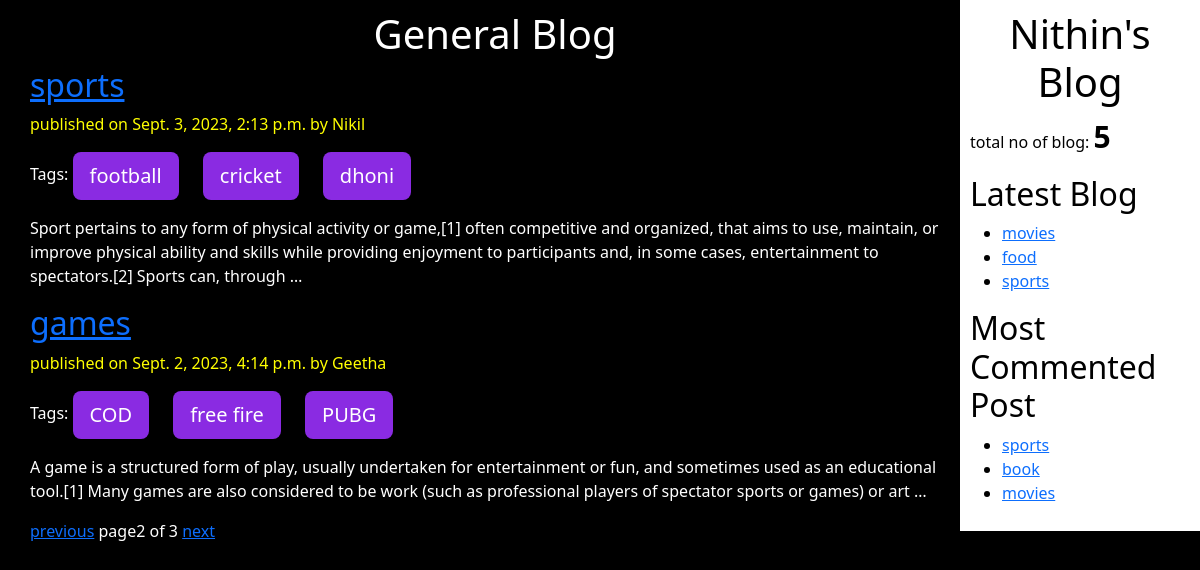
Screenshot of /?page=2 with the database file from the repository.
### app/models.py (models this page shows, shortened)
class Post(models.Model):
	STATUS_CHOICES = (("draft","Draft"),("published","Published"))
	title = models.CharField(max_length=50)
	slug = models.SlugField(max_length = 50, unique_for_date='publish')
	author = models.ForeignKey(User, related_name='blog_project', on_delete = models.CASCADE)
	publish = models.DateTimeField(default = timezone.now)
	created = models.DateTimeField(auto_now_add=True)
	update = models.DateTimeField(auto_now=True)
	body = models.TextField()
	status = models.CharField(max_length = 50, choices = STATUS_CHOICES, default= "draft")
	objects = CustomManager()
	tags = TaggableManager()
	class Meta:
		ordering  = ("-publish",)
	def get_absolute_url(self):
		return reverse("detail", args = [self.publish.year, self.publish.strftime("%m"), self.publish.strftime("%d"), self.slug])

### app/views.py (the view)
# urls.py: path("", v.list_view , name = "home"),
def list_view(request, tag_slug = None):
	post_list = Post.objects.all()
	tag = None
	if tag_slug:
		tag = get_object_or_404(Tag, slug = tag_slug)
		post_list = post_list.filter(tags__in = [tag])
	page_nk = Paginator(post_list, 2)
	page_no = request.GET.get('page')
	try:
		post_list = page_nk.page(page_no)
	except PageNotAnInteger:
		post_list = page_nk.page(1)
	except EmptyPage:
		post_list = page_nk.page(page_nk.num_pages)
	dict = {"post_list" : post_list, "tag" : tag}
	return render(request = request, template_name = "app/post_list.html", context = dict)

### app/models.py (called while the page is built)
	def get_queryset(self):
		return super().get_queryset().filter(status = "published")

### app/templatetags/blog_tag.py (called while the page is built)
@register.simple_tag()
def count():
	return Post.objects.count()

@register.inclusion_tag("app/latest_blog.html")
def latest_blog():
	latest_blog = Post.objects.order_by("-publish")[:3]
	return {"latest_blog" : latest_blog}

@register.simple_tag()
def more_cmt(count = 3):
	return Post.objects.annotate(total_count = Count("cmt")).order_by("-total_count")[:count]

### templates/app/post_list.html (shortened to what this page needs)
{% extends "app/base.html" %}
{% block body_block %}
	<h1>General Blog</h1>
	{% for post in post_list  %}
		<a href="{{ post.get_absolute_url }}"><h2>{{ post.title }}</h2></a>
		<p id = "pdate">published on {{ post.publish }} by {{ post.author|title }}</p>
		<p>Tags:
			{% for t in post.tags.all %}
				<a href="{% url "tags_nk" t.slug %}" class = "btn btn-lg btn-sucess", id = "smail"> {{t.name}}</a>
			{% endfor %}
		</p>
		{{ post.body| truncatewords:40 | linebreaks}}
	{% endfor %}
	{% if not tag %}
		{% include "app/pagination.html" with page=post_list %}
	{% endif %}
{% endblock body_block %}

### templates/app/base.html (shortened to what this page needs)
<!DOCTYPE html>
{% load static %}
{% load blog_tag %}
<html>
<head>
	<link href="https://cdn.jsdelivr.net/npm/bootstrap@5.3.1/dist/css/bootstrap.min.css" rel="stylesheet">
  	<link rel="stylesheet" type="text/css" href="{% static "app/base.css" %}">
</head>
<body>
	<div class = "content">
		{% block body_block %}
		{% endblock body_block %}
	</div>
	<div class="sidebar">
		<h1>Nithin's Blog</h1>
		<p>total no of blog: <span id = "blog_cnt"> {% count %}</span></p>
		<h2>Latest Blog</h2>
		{% latest_blog%}
		<h2>Most Commented Post</h2>
		{% more_cmt as mc %}
		<ul>
			{% for i in mc %}
			<li><a href="{{ i.get_absolute_url }}"> {{ i.title }}</a></li>
			{% endfor %}
		</ul>
	</div>
</body>
</html>

### templates/app/latest_blog.html
<ul>
	{% for i in latest_blog %}
	<li><a href="{{ i.get_absolute_url }}"> {{ i.title }}</a></li>
	{% endfor %}
</ul>

### static/app/base.css (style rules this page uses)
.content { color:white; background: black; float: left; width: 80%; height: 100%; padding: 10px 0px 0px 30px; }
.sidebar { color:black; background: white; float: right; width: 20%; height: 100%; padding: 10px; }
h1 { text-align : center; }
#pdate { color :yellow; }
body { background: black; }
#smail { background: blueviolet; color :white; margin-right: 20px; }
#blog_cnt { font-weight: bold; font-size: 30px; }

### rows the page displays
Post: title "sports", publish "Sept. 3, 2023, 2:13 p.m.", author "Nikil", body "Sport pertains to any form of physical activity or game,[1] often competitive and organized, that aims to use, maintain, or improve physical ability and skills while providing enjoyment to participants and, in some cases, entertainment to spectators.[2] Sports can, through …"
Tag: name "football"
Tag: name "cricket"
Tag: name "dhoni"
Post: title "games", publish "Sept. 2, 2023, 4:14 p.m.", author "Geetha", body "A game is a structured form of play, usually undertaken for entertainment or fun, and sometimes used as an educational tool.[1] Many games are also considered to be work (such as professional players of spectator sports or games) or art …"
Tag: name "COD"
Tag: name "free fire"
Tag: name "PUBG"
Post: title "movies"
Post: title "food"
Post: title "book"

### other values shown
{{ page.number }} "2"
{{ page.paginator.num_pages }} "3"
